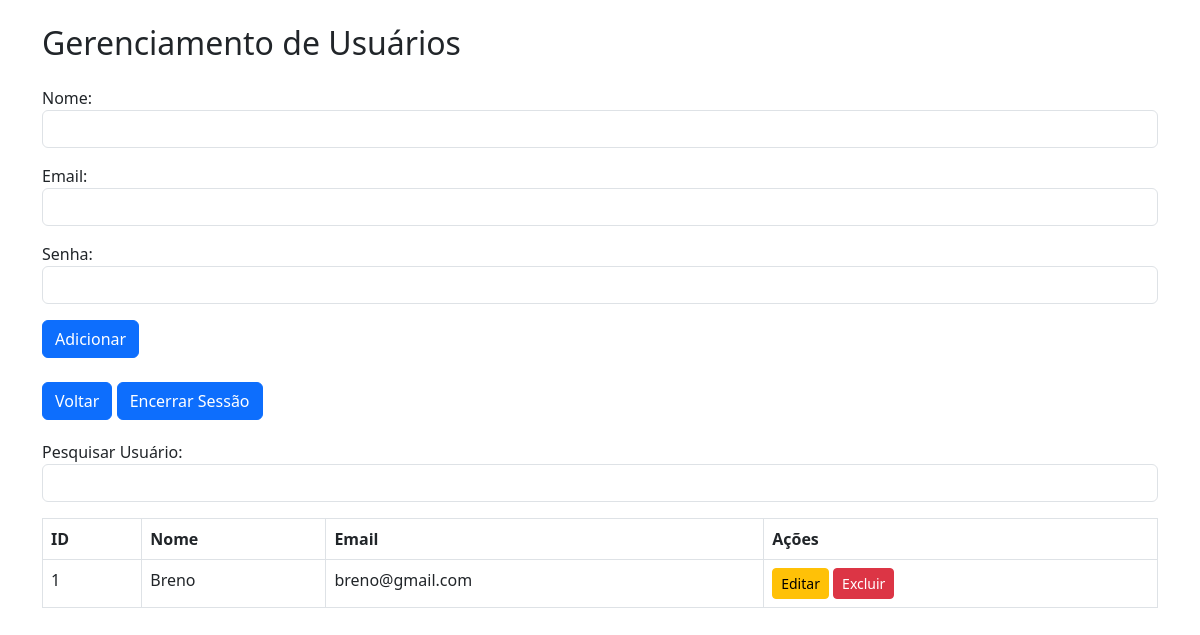
/painel.php (signed in), run on the app's committed database.
### tables this page shows
CREATE TABLE `usuarios` (
  `id` int(11) NOT NULL,
  `nome` varchar(100) NOT NULL,
  `email` varchar(255) NOT NULL,
  `senha` varchar(255) NOT NULL,
  `criado_em` timestamp NOT NULL DEFAULT current_timestamp()
);

### Model/CRUD.php (called while the page is built, shortened)
<?php
$db = Conexao::GetConexao();
if (isset($_GET['pesquisar']) && !empty(trim($_GET['pesquisar']))) {
    $termo = '%' . trim($_GET['pesquisar']) . '%';
    $stmt = $db->prepare("SELECT * FROM usuarios WHERE nome LIKE ? OR email LIKE ?");
    $stmt->execute([$termo, $termo]);
    $usuarios = $stmt->fetchAll(PDO::FETCH_ASSOC);
} else {
    $stmt = $db->query("SELECT * FROM usuarios");
    $usuarios = $stmt->fetchAll(PDO::FETCH_ASSOC);
}
?>

### painel.php (the view, shortened to what this page needs)
<?php
include('Model/CRUD.php');
?>
<!DOCTYPE html>
<html lang="pt-br">
<head>
    <link href="bootstrap/css/bootstrap.min.css" rel="stylesheet">
</head>
<body class="container mt-4">
    <h2 class="mb-4">Gerenciamento de Usuários</h2>
    <form method="POST" class="mb-4">
        <div class="mb-3">
            <label>Nome:</label>
            <input type="text" name="nome" id="nome" class="form-control" required>
        </div>
        <div class="mb-3">
            <label>Email:</label>
            <input type="email" name="email" id="email" class="form-control" required>
        </div>
        <div class="mb-3">
            <label>Senha:</label>
            <input type="password" name="senha" id="senha" class="form-control">
        </div>
        <button type="submit" name="adicionar" id="btnSalvar" class="btn btn-primary">Adicionar</button>
    </form>
    <div class="botoes">
        <a href="../index.php"><button id="button" class="btn btn-primary">Voltar</button></a>
        <a href="../servers/logout.php"><button class="btn btn-primary">Encerrar Sessão</button></a>
    </div>
    <form method="GET" class="mb-3" id="search">
        <label for="search-user">Pesquisar Usuário:</label>
        <input type="text" name="pesquisar" id="search-user" class="form-control" value="<?= isset($_GET['pesquisar']) ? htmlspecialchars($_GET['pesquisar']) : '' ?>">
    </form>
    <table class="table table-bordered">
        <thead>
            <tr>
                <th>ID</th>
                <th>Nome</th>
                <th>Email</th>
                <th>Ações</th>
            </tr>
        </thead>
        <tbody>
            <?php foreach ($usuarios as $row) : ?>
                <tr>
                    <td><?= $row["id"] ?></td>
                    <td><?= $row["nome"] ?></td>
                    <td><?= $row["email"] ?></td>
                    <td>
                        <button class="btn btn-warning btn-sm editar" data-id="<?= $row["id"] ?>" data-nome="<?= $row["nome"] ?>" data-email="<?= $row["email"] ?>">Editar</button>
                        <a href="?deletar=<?= $row["id"] ?>" class="btn btn-danger btn-sm">Excluir</a>
                    </td>
                </tr>
            <?php endforeach; ?>
        </tbody>
    </table>
</body>
</html>

### painel.php (style rules this page uses)
.botoes { margin-bottom: 20px; }

### data on the page
usuarios: id "1", nome "Breno", email "breno@gmail.com"
